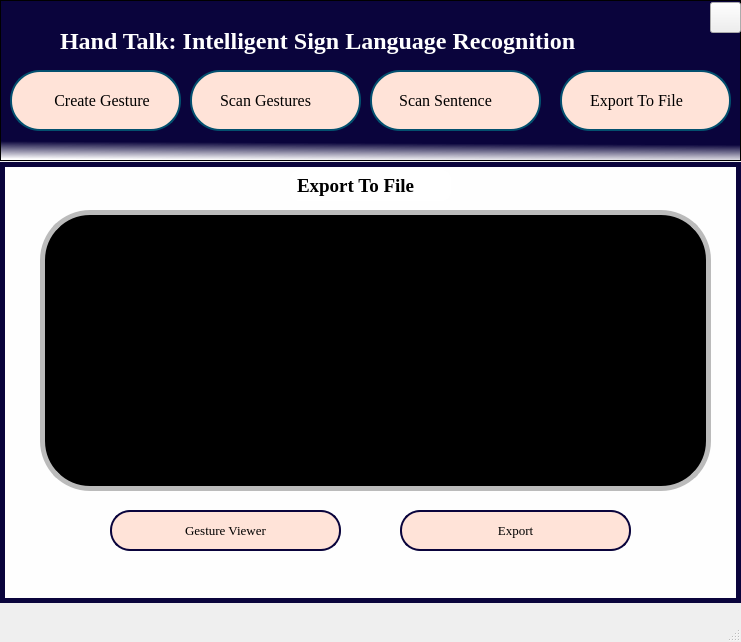
<?xml version="1.0" encoding="UTF-8"?>
<ui version="4.0">
 <class>MainWindow</class>
 <widget class="QMainWindow" name="MainWindow">
  <property name="geometry">
   <rect>
    <x>0</x>
    <y>0</y>
    <width>741</width>
    <height>642</height>
   </rect>
  </property>
  <property name="windowTitle">
   <string>MainWindow</string>
  </property>
  <widget class="QWidget" name="centralwidget">
   <widget class="QGraphicsView" name="graphicsView">
    <property name="geometry">
     <rect>
      <x>0</x>
      <y>162</y>
      <width>741</width>
      <height>441</height>
     </rect>
    </property>
    <property name="styleSheet">
     <string notr="true">background-color:#fefefe;
border: 5px solid #0a043c;</string>
    </property>
   </widget>
   <widget class="QLabel" name="label">
    <property name="geometry">
     <rect>
      <x>290</x>
      <y>170</y>
      <width>161</width>
      <height>31</height>
     </rect>
    </property>
    <property name="font">
     <font>
      <family>Times New Roman</family>
      <pointsize>14</pointsize>
      <weight>75</weight>
      <bold>true</bold>
     </font>
    </property>
    <property name="styleSheet">
     <string notr="true">color:black;
background-color: white;
border: 2px solid white; border-radius:10px;</string>
    </property>
    <property name="text">
     <string>Export To File</string>
    </property>
   </widget>
   <widget class="QTextBrowser" name="textBrowser_98">
    <property name="enabled">
     <bool>true</bool>
    </property>
    <property name="geometry">
     <rect>
      <x>40</x>
      <y>210</y>
      <width>671</width>
      <height>281</height>
     </rect>
    </property>
    <property name="styleSheet">
     <string notr="true">border: 5px solid #bbbbbb; border-radius:50px;
background-color:black;
color:white;</string>
    </property>
    <property name="frameShape">
     <enum>QFrame::Box</enum>
    </property>
    <property name="html">
     <string>&lt;!DOCTYPE HTML PUBLIC &quot;-//W3C//DTD HTML 4.0//EN&quot; &quot;http://www.w3.org/TR/REC-html40/strict.dtd&quot;&gt;
&lt;html&gt;&lt;head&gt;&lt;meta name=&quot;qrichtext&quot; content=&quot;1&quot; /&gt;&lt;style type=&quot;text/css&quot;&gt;
p, li { white-space: pre-wrap; }
&lt;/style&gt;&lt;/head&gt;&lt;body style=&quot; font-family:'MS Shell Dlg 2'; font-size:7.8pt; font-weight:400; font-style:normal;&quot;&gt;
&lt;p style=&quot;-qt-paragraph-type:empty; margin-top:0px; margin-bottom:0px; margin-left:0px; margin-right:0px; -qt-block-indent:0; text-indent:0px; font-size:8.25pt;&quot;&gt;&lt;br /&gt;&lt;/p&gt;&lt;/body&gt;&lt;/html&gt;</string>
    </property>
   </widget>
   <widget class="QPushButton" name="pushButton_2">
    <property name="geometry">
     <rect>
      <x>400</x>
      <y>510</y>
      <width>231</width>
      <height>41</height>
     </rect>
    </property>
    <property name="font">
     <font>
      <family>Times New Roman</family>
      <pointsize>10</pointsize>
      <weight>50</weight>
      <italic>false</italic>
      <bold>false</bold>
     </font>
    </property>
    <property name="styleSheet">
     <string notr="true">QPushButton#pushButton_2{

background-color:#ffe3d8;
border: 2px solid #0a043c; border-radius:20px;
font: 10pt &quot;Times New Roman&quot;;
background-repeat:none;
}
QPushButton#pushButton_2:hover
{
	background-color:#bbbbbb;
	color:white;
}</string>
    </property>
    <property name="text">
     <string>Export</string>
    </property>
   </widget>
   <widget class="QGraphicsView" name="graphicsView_2">
    <property name="geometry">
     <rect>
      <x>0</x>
      <y>0</y>
      <width>741</width>
      <height>161</height>
     </rect>
    </property>
    <property name="toolTip">
     <string>&lt;html&gt;&lt;head/&gt;&lt;body&gt;&lt;p&gt;&lt;br/&gt;&lt;/p&gt;&lt;/body&gt;&lt;/html&gt;</string>
    </property>
    <property name="styleSheet">
     <string notr="true">background-color: qlineargradient(spread:pad, x1:0.543136, y1:0.074, x2:0.52, y2:1, stop:0.880682 #0a043c, stop:1 rgba(255, 255, 255, 255));
</string>
    </property>
   </widget>
   <widget class="QPushButton" name="create">
    <property name="geometry">
     <rect>
      <x>10</x>
      <y>70</y>
      <width>171</width>
      <height>61</height>
     </rect>
    </property>
    <property name="font">
     <font>
      <family>TImes New Roman</family>
      <pointsize>12</pointsize>
      <weight>50</weight>
      <italic>false</italic>
      <bold>false</bold>
     </font>
    </property>
    <property name="layoutDirection">
     <enum>Qt::RightToLeft</enum>
    </property>
    <property name="styleSheet">
     <string notr="true">QPushButton#create{
padding-left:-1px;
color:black;
background-color:#ffe3d8;
border: 2px solid #03506f; border-radius:30px;
font: 12pt &quot;TImes New Roman&quot;;
background-image:url(&quot;icons/scan.png&quot;);
background-repeat:none;
}
QPushButton#create:hover
{
background-color:#bbbbbb;
	color:white;}</string>
    </property>
    <property name="text">
     <string>   Create Gesture</string>
    </property>
   </widget>
   <widget class="QPushButton" name="scan_sen">
    <property name="geometry">
     <rect>
      <x>370</x>
      <y>70</y>
      <width>171</width>
      <height>61</height>
     </rect>
    </property>
    <property name="font">
     <font>
      <family>TImes New Roman</family>
      <pointsize>12</pointsize>
      <weight>50</weight>
      <italic>false</italic>
      <bold>false</bold>
     </font>
    </property>
    <property name="styleSheet">
     <string notr="true">QPushButton#scan_sen{
padding-left:-120px;
color:black;
background-color:#ffe3d8;
border: 2px solid #03506f; border-radius:30px;
font: 12pt &quot;TImes New Roman&quot;;
background-image:url(&quot;icons/scan.png&quot;);
background-repeat:none;
}
QPushButton#scan_sen:hover
{
  background-color:#bbbbbb;
	color:white;
}</string>
    </property>
    <property name="text">
     <string>                          Scan Sentence </string>
    </property>
   </widget>
   <widget class="QPushButton" name="scan_sinlge">
    <property name="geometry">
     <rect>
      <x>190</x>
      <y>70</y>
      <width>171</width>
      <height>61</height>
     </rect>
    </property>
    <property name="font">
     <font>
      <family>TImes New Roman</family>
      <pointsize>12</pointsize>
      <weight>50</weight>
      <italic>false</italic>
      <bold>false</bold>
     </font>
    </property>
    <property name="layoutDirection">
     <enum>Qt::LeftToRight</enum>
    </property>
    <property name="autoFillBackground">
     <bool>false</bool>
    </property>
    <property name="styleSheet">
     <string notr="true">QPushButton#scan_sinlge{
padding-left:-120px;
color:black;
background-color:#ffe3d8;
border: 2px solid #03506f; border-radius:30px;
font: 12pt &quot;TImes New Roman&quot;;
background-image:url(&quot;icons/scan.png&quot;);
background-repeat:none;
}
QPushButton#scan_sinlge:hover
{
 background-color:#bbbbbb;
	color:white;
}</string>
    </property>
    <property name="text">
     <string>                         Scan Gestures</string>
    </property>
   </widget>
   <widget class="QPushButton" name="exp2">
    <property name="geometry">
     <rect>
      <x>560</x>
      <y>70</y>
      <width>171</width>
      <height>61</height>
     </rect>
    </property>
    <property name="font">
     <font>
      <family>TImes New Roman</family>
      <pointsize>12</pointsize>
      <weight>50</weight>
      <italic>false</italic>
      <bold>false</bold>
     </font>
    </property>
    <property name="styleSheet">
     <string notr="true">QPushButton#exp2{
padding-left:-110px;
color:black;
background-color:#ffe3d8;
border: 2px solid #03506f; border-radius:30px;
font: 12pt &quot;TImes New Roman&quot;;
background-image:url(&quot;icons/scan.png&quot;);
background-repeat:none;
}
QPushButton#exp2:hover
{
  background-color:#bbbbbb;
	color:white;
}</string>
    </property>
    <property name="text">
     <string>                       Export To File</string>
    </property>
    <property name="checkable">
     <bool>false</bool>
    </property>
    <property name="autoRepeat">
     <bool>false</bool>
    </property>
    <property name="autoExclusive">
     <bool>false</bool>
    </property>
    <property name="autoDefault">
     <bool>false</bool>
    </property>
    <property name="default">
     <bool>false</bool>
    </property>
    <property name="flat">
     <bool>false</bool>
    </property>
   </widget>
   <widget class="QPushButton" name="exit_button">
    <property name="geometry">
     <rect>
      <x>710</x>
      <y>2</y>
      <width>31</width>
      <height>31</height>
     </rect>
    </property>
    <property name="styleSheet">
     <string notr="true">QPushButton#exit_button{
background-image:url(&quot;icons/quit.png&quot;);
background-repeat:none;
}</string>
    </property>
    <property name="text">
     <string/>
    </property>
   </widget>
   <widget class="QPushButton" name="pushButton_3">
    <property name="geometry">
     <rect>
      <x>110</x>
      <y>510</y>
      <width>231</width>
      <height>41</height>
     </rect>
    </property>
    <property name="font">
     <font>
      <family>Times New Roman</family>
      <pointsize>10</pointsize>
      <weight>50</weight>
      <italic>false</italic>
      <bold>false</bold>
     </font>
    </property>
    <property name="styleSheet">
     <string notr="true">QPushButton#pushButton_3{

background-color:#ffe3d8;
border: 2px solid #0a043c; border-radius:20px;
font: 10pt &quot;Times New Roman&quot;;
background-repeat:none;
}
QPushButton#pushButton_3:hover
{
	background-color:#bbbbbb;
	color:white;
}</string>
    </property>
    <property name="text">
     <string>Gesture Viewer</string>
    </property>
   </widget>
   <widget class="QLabel" name="label_2">
    <property name="geometry">
     <rect>
      <x>60</x>
      <y>20</y>
      <width>641</width>
      <height>41</height>
     </rect>
    </property>
    <property name="font">
     <font>
      <family>Times New Roman</family>
      <pointsize>18</pointsize>
      <weight>75</weight>
      <bold>true</bold>
     </font>
    </property>
    <property name="styleSheet">
     <string notr="true">color:white;</string>
    </property>
    <property name="text">
     <string>Hand Talk: Intelligent Sign Language Recognition</string>
    </property>
   </widget>
  </widget>
  <widget class="QMenuBar" name="menubar">
   <property name="geometry">
    <rect>
     <x>0</x>
     <y>0</y>
     <width>741</width>
     <height>26</height>
    </rect>
   </property>
  </widget>
  <widget class="QStatusBar" name="statusbar"/>
 </widget>
 <resources/>
 <connections/>
</ui>
